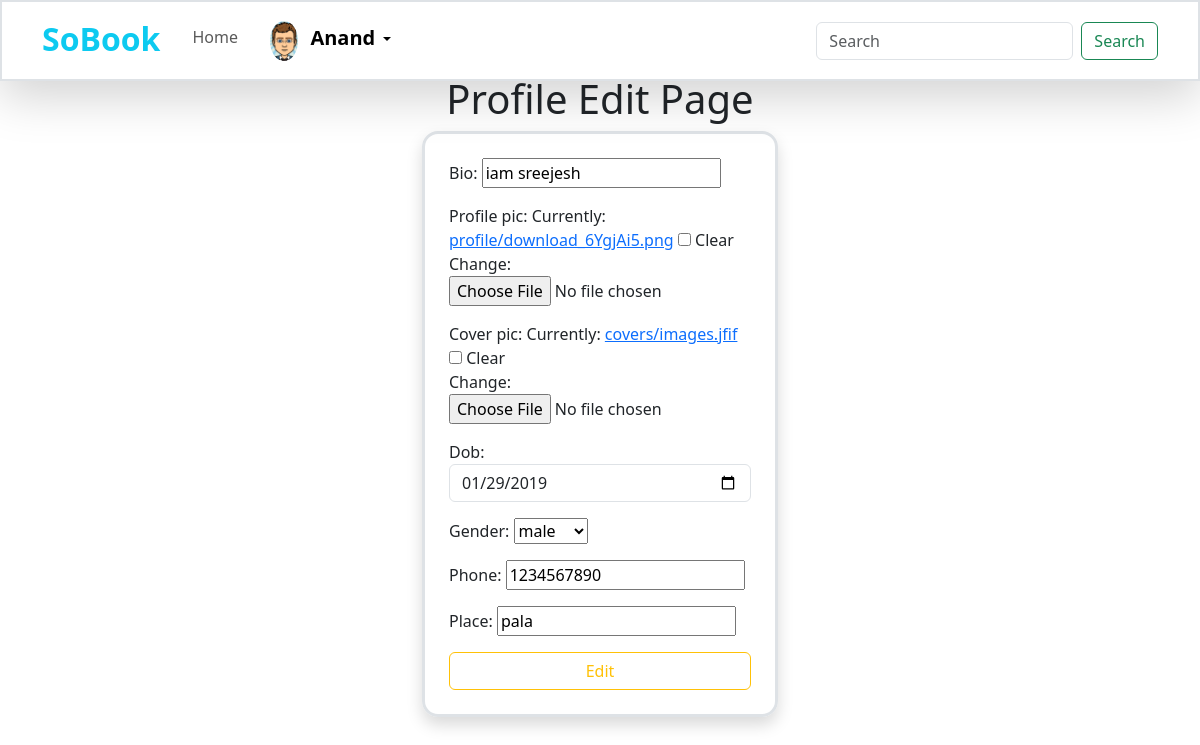
The page /profile/10/edit (signed in) on the database its author committed.
### social/models.py (models this page shows, shortened)
class UserProfile(models.Model):
    user = models.OneToOneField(User, on_delete=models.CASCADE,related_name="profile")
    bio = models.CharField(max_length=256)
    profile_pic = models.ImageField(upload_to="profile", null=True, blank=True)
    cover_pic = models.ImageField(upload_to="covers", null=True, blank=True)
    dob = models.DateTimeField(null=True)
    gender_choice=(
        ("male","male"),
        ("female","female"),
        ("others","Others")
    )
    gender=models.CharField(max_length=50,choices=gender_choice,null=True,blank=True)
    phone = models.CharField(max_length=15, null=True, blank=True)
    place=models.CharField(max_length=100,null=True,blank=True)
    followings=models.ManyToManyField(User,related_name='followings',blank=True)
    user_followers=models.ManyToManyField(User,related_name='user_followers',blank=True)

### social/views.py (the view)
# urls.py: path('profile/<int:pk>/edit',views.ProfileEditView.as_view(),name="editprofile"),
@method_decorator(decs, name="dispatch")
class ProfileEditView(UpdateView):
    model = UserProfile
    form_class = UserProfileForm
    template_name = "profile-edit.html"
    success_url = reverse_lazy("myprofile")

### social/forms.py
class UserProfileForm(ModelForm):
    class Meta:
        model=UserProfile
        exclude=("user","followings","user_followers",
        )
        widgets = {
            "dob": forms.DateInput(attrs={'class': 'form-control',"type":"date"}),
        }

### social/views.py (called while the page is built)
def signin_required(fn):
    def wrapper(request, *args, **kwargs):
        if not request.user.is_authenticated:
            return redirect("login")
        else:
            return fn(request, *args, **kwargs)
    return wrapper

### social/templates/profile-edit.html (shortened to what this page needs)
{% extends 'base.html' %}
{% block content %}
<body style="margin-top: 75px;">
<div class="container mt-5 " >
    <div class="row " >
        <h1 class="text-center">Profile Edit Page</h1>
        <div class="col-4"></div>
        <div class="col-4">
            <form action="" method="POST" class=" border p-4 shadow border-3 rounded-4" enctype="multipart/form-data">
                {{form.as_p}}
                <button type="submit" class="btn btn-outline-warning form-control">Edit</button>
            </form>
        </div>
        <div class="col-4"></div>
    </div>
</div>
</body>
{% endblock content %}

### accounts/templates/includes/navbar.html (shortened to what this page needs)
<nav class="navbar fixed-top navbar-expand-lg navbar bg-white border border-2 shadow-lg ">
    <div class="container">
      <a class="navbar-brand fs-2 fw-bold me-4 text-info pb-2" href="#">SoBook</a>
      <div class="collapse navbar-collapse" id="navbarSupportedContent">
        <ul class="navbar-nav me-auto mb-2 mb-lg-0">
          <li class="nav-item">
            <a class="nav-link mt-1 " aria-current="page" href="{% url 'home'%}">Home</a>
          </li>
          {% if request.user.is_authenticated %}
          <li class="nav-item dropdown">
            <a class="nav-link active ms-3 dropdown-toggle" href="#" id="navbarDropdown" role="button" data-bs-toggle="dropdown" aria-expanded="false">
              <img style="width: 23%;height: 5vh; border-radius: 50%;" src="{{request.user.profile.profile_pic}}" alt="image">
              <span class="usname ms-2 fs-5 fw-bolder">{{ request.user }}</span>
            </a>
          {% endif %}
        </ul>
        <form class="d-flex" role="search">
          <input class="form-control me-2" type="search" placeholder="Search" aria-label="Search">
          <button class="btn btn-outline-success" type="submit">Search</button>
        </form>
      </div>
    </div>
  </nav>

### rows shown on the page
UserProfile: bio "iam sreejesh", dob "01/29/2019", gender "male", phone "1234567890", place "pala"

### other values the page prints
{{ request.user }} "Anand"
